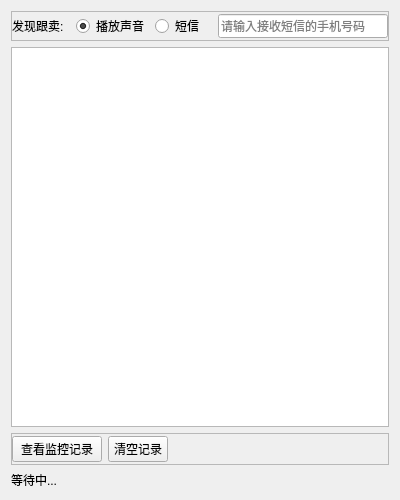
<?xml version="1.0" encoding="UTF-8"?>
<ui version="4.0">
 <class>Form</class>
 <widget class="QWidget" name="Form">
  <property name="geometry">
   <rect>
    <x>0</x>
    <y>0</y>
    <width>400</width>
    <height>500</height>
   </rect>
  </property>
  <property name="minimumSize">
   <size>
    <width>400</width>
    <height>500</height>
   </size>
  </property>
  <property name="maximumSize">
   <size>
    <width>400</width>
    <height>500</height>
   </size>
  </property>
  <property name="windowTitle">
   <string>监控跟卖</string>
  </property>
  <layout class="QVBoxLayout" name="verticalLayout">
   <item>
    <widget class="QFrame" name="input_box">
     <property name="styleSheet">
      <string notr="true"/>
     </property>
     <property name="frameShape">
      <enum>QFrame::StyledPanel</enum>
     </property>
     <property name="frameShadow">
      <enum>QFrame::Raised</enum>
     </property>
     <layout class="QHBoxLayout" name="horizontalLayout_2">
      <property name="leftMargin">
       <number>0</number>
      </property>
      <property name="topMargin">
       <number>2</number>
      </property>
      <property name="rightMargin">
       <number>0</number>
      </property>
      <property name="bottomMargin">
       <number>2</number>
      </property>
      <item>
       <widget class="QLabel" name="label_2">
        <property name="text">
         <string>发现跟卖:</string>
        </property>
       </widget>
      </item>
      <item>
       <widget class="QRadioButton" name="sound">
        <property name="enabled">
         <bool>true</bool>
        </property>
        <property name="text">
         <string>播放声音</string>
        </property>
        <property name="checkable">
         <bool>true</bool>
        </property>
        <property name="checked">
         <bool>true</bool>
        </property>
       </widget>
      </item>
      <item>
       <widget class="QRadioButton" name="sms">
        <property name="text">
         <string>短信</string>
        </property>
       </widget>
      </item>
      <item>
       <widget class="QLineEdit" name="lineEdit">
        <property name="minimumSize">
         <size>
          <width>170</width>
          <height>24</height>
         </size>
        </property>
        <property name="maximumSize">
         <size>
          <width>170</width>
          <height>24</height>
         </size>
        </property>
        <property name="placeholderText">
         <string>请输入接收短信的手机号码</string>
        </property>
       </widget>
      </item>
     </layout>
    </widget>
   </item>
   <item>
    <widget class="QTableView" name="tables">
     <property name="minimumSize">
      <size>
       <width>60</width>
       <height>0</height>
      </size>
     </property>
    </widget>
   </item>
   <item>
    <widget class="QFrame" name="submit_box">
     <property name="frameShape">
      <enum>QFrame::StyledPanel</enum>
     </property>
     <property name="frameShadow">
      <enum>QFrame::Raised</enum>
     </property>
     <layout class="QHBoxLayout" name="horizontalLayout">
      <property name="leftMargin">
       <number>0</number>
      </property>
      <property name="topMargin">
       <number>2</number>
      </property>
      <property name="rightMargin">
       <number>0</number>
      </property>
      <property name="bottomMargin">
       <number>2</number>
      </property>
      <item>
       <widget class="QPushButton" name="view_logs">
        <property name="maximumSize">
         <size>
          <width>90</width>
          <height>16777215</height>
         </size>
        </property>
        <property name="text">
         <string>查看监控记录</string>
        </property>
       </widget>
      </item>
      <item>
       <widget class="QPushButton" name="clear_logs">
        <property name="maximumSize">
         <size>
          <width>60</width>
          <height>16777215</height>
         </size>
        </property>
        <property name="text">
         <string>清空记录</string>
        </property>
       </widget>
      </item>
      <item>
       <widget class="QLabel" name="label">
        <property name="text">
         <string/>
        </property>
       </widget>
      </item>
     </layout>
    </widget>
   </item>
   <item>
    <widget class="QLabel" name="status">
     <property name="text">
      <string>等待中...</string>
     </property>
    </widget>
   </item>
  </layout>
 </widget>
 <resources/>
 <connections>
  <connection>
   <sender>view_logs</sender>
   <signal>clicked()</signal>
   <receiver>Form</receiver>
   <slot>view_logs_slot()</slot>
   <hints>
    <hint type="sourcelabel">
     <x>98</x>
     <y>409</y>
    </hint>
    <hint type="destinationlabel">
     <x>4</x>
     <y>171</y>
    </hint>
   </hints>
  </connection>
  <connection>
   <sender>clear_logs</sender>
   <signal>clicked()</signal>
   <receiver>Form</receiver>
   <slot>clear_logs_slot()</slot>
   <hints>
    <hint type="sourcelabel">
     <x>204</x>
     <y>399</y>
    </hint>
    <hint type="destinationlabel">
     <x>3</x>
     <y>118</y>
    </hint>
   </hints>
  </connection>
  <connection>
   <sender>sms</sender>
   <signal>clicked()</signal>
   <receiver>Form</receiver>
   <slot>sms_slot()</slot>
   <hints>
    <hint type="sourcelabel">
     <x>173</x>
     <y>23</y>
    </hint>
    <hint type="destinationlabel">
     <x>395</x>
     <y>43</y>
    </hint>
   </hints>
  </connection>
  <connection>
   <sender>sound</sender>
   <signal>clicked()</signal>
   <receiver>Form</receiver>
   <slot>sound_slot()</slot>
   <hints>
    <hint type="sourcelabel">
     <x>107</x>
     <y>22</y>
    </hint>
    <hint type="destinationlabel">
     <x>7</x>
     <y>10</y>
    </hint>
   </hints>
  </connection>
 </connections>
 <slots>
  <slot>submit_slot()</slot>
  <slot>view_logs_slot()</slot>
  <slot>clear_logs_slot()</slot>
  <slot>sms_slot()</slot>
  <slot>sound_slot()</slot>
 </slots>
</ui>
